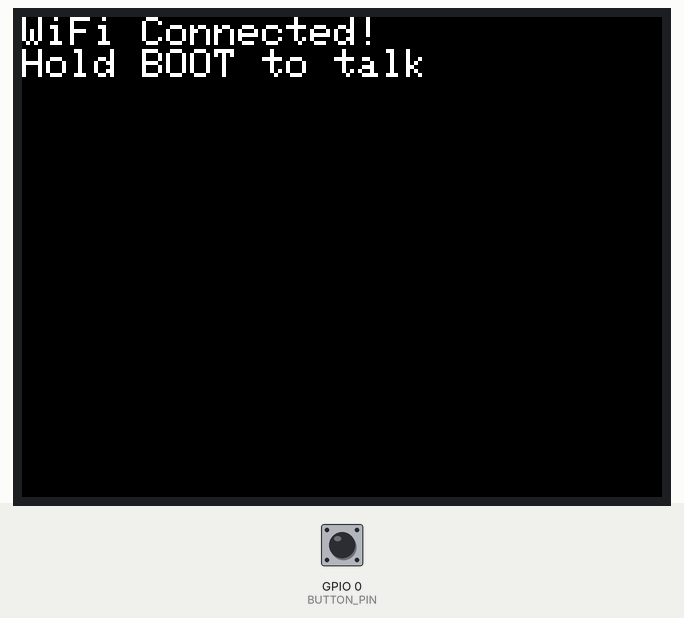
A sketch run on a simulated ESP32. Shown: 320×240 colour display. The test bench sets the inputs (shaded band); at power-on: GPIO 0 (BUTTON_PIN) HIGH. WiFi joins after 1.5 s; servers stay silent unless stated; I2S audio is not simulated (input reads silence); what the sketch prints to the serial monitor is not drawn.

Above: at 3.0 s.
3.1 s: GPIO 0 (BUTTON_PIN) pulled LOW for 0.15 s
At 4.5 s:
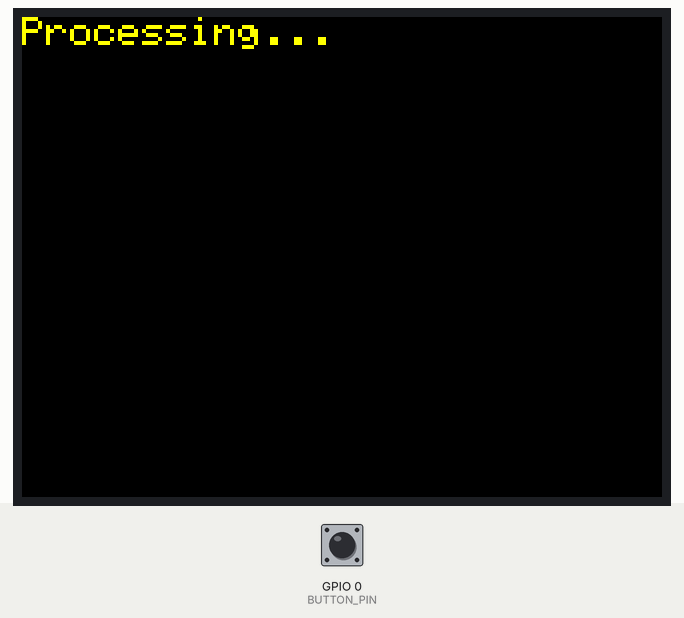
4.8 s: GPIO 0 (BUTTON_PIN) pulled LOW for 3.2 s
At 6.2 s:
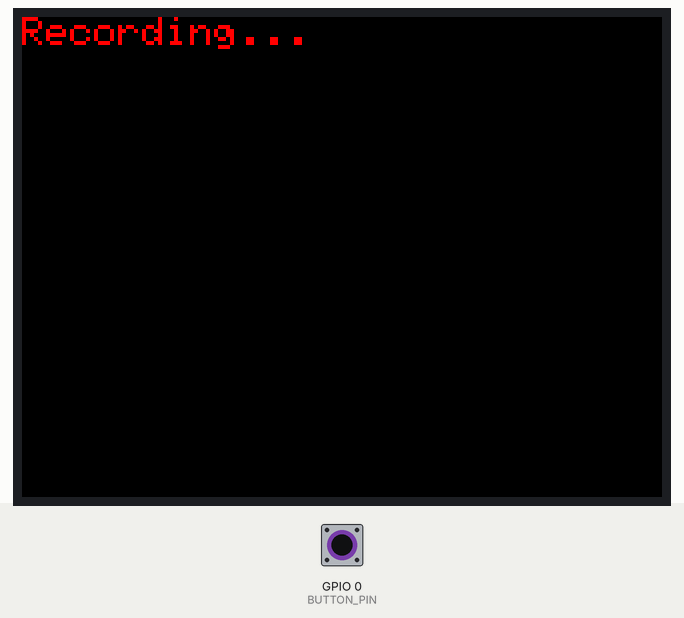
9.5 s: GPIO 0 (BUTTON_PIN) pulsed LOW 5 times (0.12 s each, 0.3 s apart)
Timing chart, 0 to 12.5 s (numbered marks = the images above; inputs shaded):
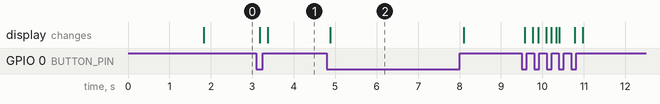

Measured:
- after the input at 3.1 s, the display: first changes after 0.08 s (image 1 shows a later state)
- after the input at 4.8 s, the display: changes after 0.08 s (image 2)

The sketch:

save_arduino.ino
```cpp
#include <WiFi.h>
#include <TFT_eSPI.h>
#include <driver/i2s.h>
#include "config.h"

// Configuration is now loaded from config.h

#define BUTTON_PIN 0 // BOOT Button
#define I2S_SAMPLE_RATE 16000

TFT_eSPI tft = TFT_eSPI();
WiFiClient client;
bool isRecording = false;

// Audio Filter Variables
float dc_filter_y = 0;
float dc_filter_x = 0;

void setupI2S() {
  i2s_config_t i2s_config = {
    .mode = (i2s_mode_t)(I2S_MODE_MASTER | I2S_MODE_RX | I2S_MODE_ADC_BUILT_IN),
    .sample_rate = I2S_SAMPLE_RATE,
    .bits_per_sample = I2S_BITS_PER_SAMPLE_16BIT,
    .channel_format = I2S_CHANNEL_FMT_ONLY_LEFT,
    .communication_format = I2S_COMM_FORMAT_I2S_LSB,
    .intr_alloc_flags = ESP_INTR_FLAG_LEVEL1,
    .dma_buf_count = 16,     // Increased to prevent dropped frames
    .dma_buf_len = 1024,     // Increased for larger safety net
    .use_apll = false,
    .tx_desc_auto_clear = false,
    .fixed_mclk = 0
  };

  i2s_driver_install(I2S_NUM_0, &i2s_config, 0, NULL);
  i2s_set_adc_mode(ADC_UNIT_1, ADC1_CHANNEL_4); // GPIO 32
  i2s_adc_enable(I2S_NUM_0);
}

void setup() {
  Serial.begin(115200);
  pinMode(BUTTON_PIN, INPUT_PULLUP);

  // Initialize Display
  tft.init();
  tft.setRotation(1);
  tft.fillScreen(TFT_BLACK);
  tft.setTextColor(TFT_WHITE, TFT_BLACK);
  tft.setTextSize(2);
  tft.setCursor(0, 0);
  tft.println("Connecting WiFi...");

  // Connect to WiFi
  WiFi.begin(WIFI_SSID, WIFI_PASSWORD);
  while (WiFi.status() != WL_CONNECTED) {
    delay(500);
    Serial.print(".");
  }

  tft.fillScreen(TFT_BLACK);
  tft.setCursor(0, 0);
  tft.println("WiFi Connected!");
  tft.println("Hold BOOT to talk");

  setupI2S();
}

void loop() {
  // Check if we are connected to the Python server
  if (!client.connected()) {
    if (!client.connect(SERVER_IP, SERVER_PORT)) {
      Serial.println("Connection to server failed. Retrying in 2s...");
      delay(2000);
      return;
    }
    // Disable Nagle's Algorithm to send start/end packets instantly (Zero Lag)
    client.setNoDelay(true);
  }

  // Check Button State (Push-to-Talk)
  bool buttonPressed = (digitalRead(BUTTON_PIN) == LOW);

  if (buttonPressed && !isRecording) {
    // Start Recording
    isRecording = true;
    tft.fillScreen(TFT_BLACK);
    tft.setCursor(0, 0);
    tft.setTextColor(TFT_RED);
    tft.println("Recording...");
    client.print("___START___");
    delay(50); // Debounce
  }
  else if (!buttonPressed && isRecording) {
    // Stop Recording
    isRecording = false;
    client.print("___END___");
    tft.fillScreen(TFT_BLACK);
    tft.setCursor(0, 0);
    tft.setTextColor(TFT_YELLOW);
    tft.println("Processing...");
    delay(50); // Debounce
  }

  // While button is held, read audio and stream it
  if (isRecording) {
    size_t bytes_read;
    uint16_t i2s_buffer[1024];
    int16_t pcm_buffer[512];

    i2s_read(I2S_NUM_0, &i2s_buffer, sizeof(i2s_buffer), &bytes_read, portMAX_DELAY);

    int total_samples = bytes_read / 2;
    int pcm_index = 0;

    // The ESP32 sends Left, Right, Left, Right. We skip by 2 to only read the Left channel.
    for (int i = 0; i < total_samples; i += 2) {
      uint16_t raw_sample = i2s_buffer[i] & 0x0FFF;

      // DC Blocking Filter (Auto-centers the audio around 0)
      float x = (float)raw_sample;
      dc_filter_y = x - dc_filter_x + 0.995 * dc_filter_y;
      dc_filter_x = x;

      // Scale the volume down slightly for safety
      float scaled_audio = dc_filter_y * 12.0;

      // ANTI-ROBOTIC CLAMPER: Prevent integer overflow if audio is too loud
      if (scaled_audio > 32767.0) scaled_audio = 32767.0;
      if (scaled_audio < -32768.0) scaled_audio = -32768.0;

      pcm_buffer[pcm_index++] = (int16_t)scaled_audio;
    }

    // Send chunk to server
    client.write((const uint8_t*)pcm_buffer, pcm_index * 2);
  }

  // Check for incoming text from the server
  if (!isRecording && client.available()) {
    String response = client.readStringUntil('\n');
    tft.fillScreen(TFT_BLACK);
    tft.setCursor(0, 0);
    tft.setTextColor(TFT_GREEN);

    // Wrap text nicely on the TFT display
    tft.setTextWrap(true);
    tft.println("You said:");
    tft.setTextColor(TFT_WHITE);
    tft.println(response);
  }
}
```

wifi.h
```cpp
/*
 * WiFi Connection Utility
 */

#ifndef WIFI_H
#define WIFI_H

#include <WiFi.h>
#include "config.h"

bool connectWiFi() {
  Serial.print("Connecting to WiFi: ");
  Serial.println(WIFI_SSID);

  WiFi.begin(WIFI_SSID, WIFI_PASSWORD);

  int attempts = 0;
  while (WiFi.status() != WL_CONNECTED && attempts < 20) {
    delay(500);
    Serial.print(".");
    attempts++;
  }

  if (WiFi.status() == WL_CONNECTED) {
    Serial.println("\nWiFi Connected!");
    Serial.print("IP: ");
    Serial.println(WiFi.localIP());
    return true;
  } else {
    Serial.println("\nWiFi Connection Failed!");
    return false;
  }
}

#endif // WIFI_H
```

config.h
```cpp
// WiFi & Server Configuration for Arduino/ESP32
// Update these values with your network credentials

#ifndef CONFIG_H
#define CONFIG_H

// WiFi SSID and Password
const char* WIFI_SSID = "The Web";
const char* WIFI_PASSWORD = "SecurityPin202";

// Server Configuration
const char* SERVER_IP = "192.168.0.101";
const int SERVER_PORT = 8080;

// Alternative WiFi Configuration (uncomment to use)
// const char* WIFI_SSID = "LSH_517";
// const char* WIFI_PASSWORD = "13499563";
// const char* SERVER_IP = "192.168.0.105";

#endif // CONFIG_H
```
